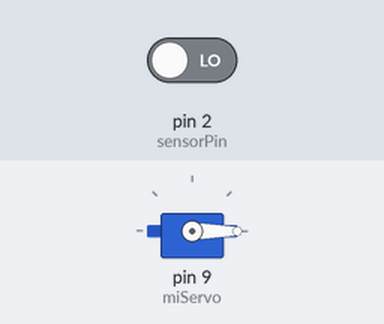
The sketch below on a simulated Arduino Uno, built with avr-gcc and run on an emulated ATmega328P. Shown: servo. Inputs (shaded band) come from the test bench; at power-on: pin 2 (sensorPin) LOW.

Above: at 1.2 s.
1.3 s: pin 2 (sensorPin) driven HIGH
At 1.9 s:
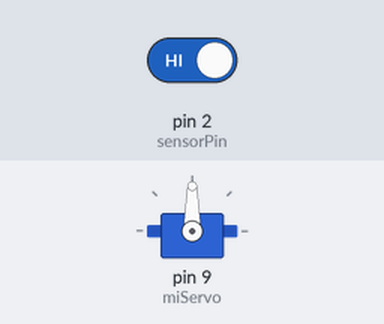
2.8 s: pin 2 (sensorPin) driven LOW
At 3.1 s:
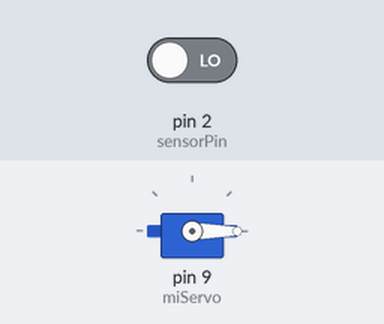
Timing chart, 0 to 5.8 s (numbered marks = the images above; inputs shaded):
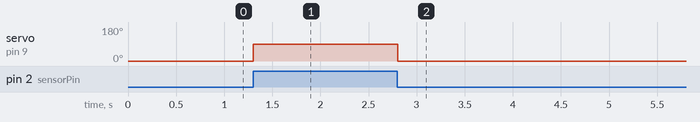

Measured:
- after the input at 1.3 s, servo on pin 9 (miServo): 0° → 90° at once
- after the input at 2.8 s, servo on pin 9 (miServo): 90° → 0° at once

The sketch:

estacionamiento_IR.ino
```cpp
#include <Servo.h>

int sensorPin = 2;  // Pin donde está conectado el sensor IR
int sensorState = 0; // Variable para almacenar el estado del sensor

Servo miServo;  // Crear un objeto Servo

void setup() {
  miServo.attach(9);  // Conectar el servomotor al pin 9
  pinMode(sensorPin, INPUT);  // Configurar el pin del sensor IR como entrada
  miServo.write(0);  // Inicializar el servomotor en posición cerrada (0 grados)
}

void loop() {
  sensorState = digitalRead(sensorPin);  // Leer el estado del sensor

  if (sensorState == HIGH) {  // Si el sensor detecta un vehículo (sensor activado)
    miServo.write(90);  // Mover el servomotor a 90 grados (abrir el portón)
  } else {
    miServo.write(0);  // Mover el servomotor a 0 grados (cerrar el portón)
  }

  delay(100);  // Retardo corto para evitar lecturas erróneas
}
```
